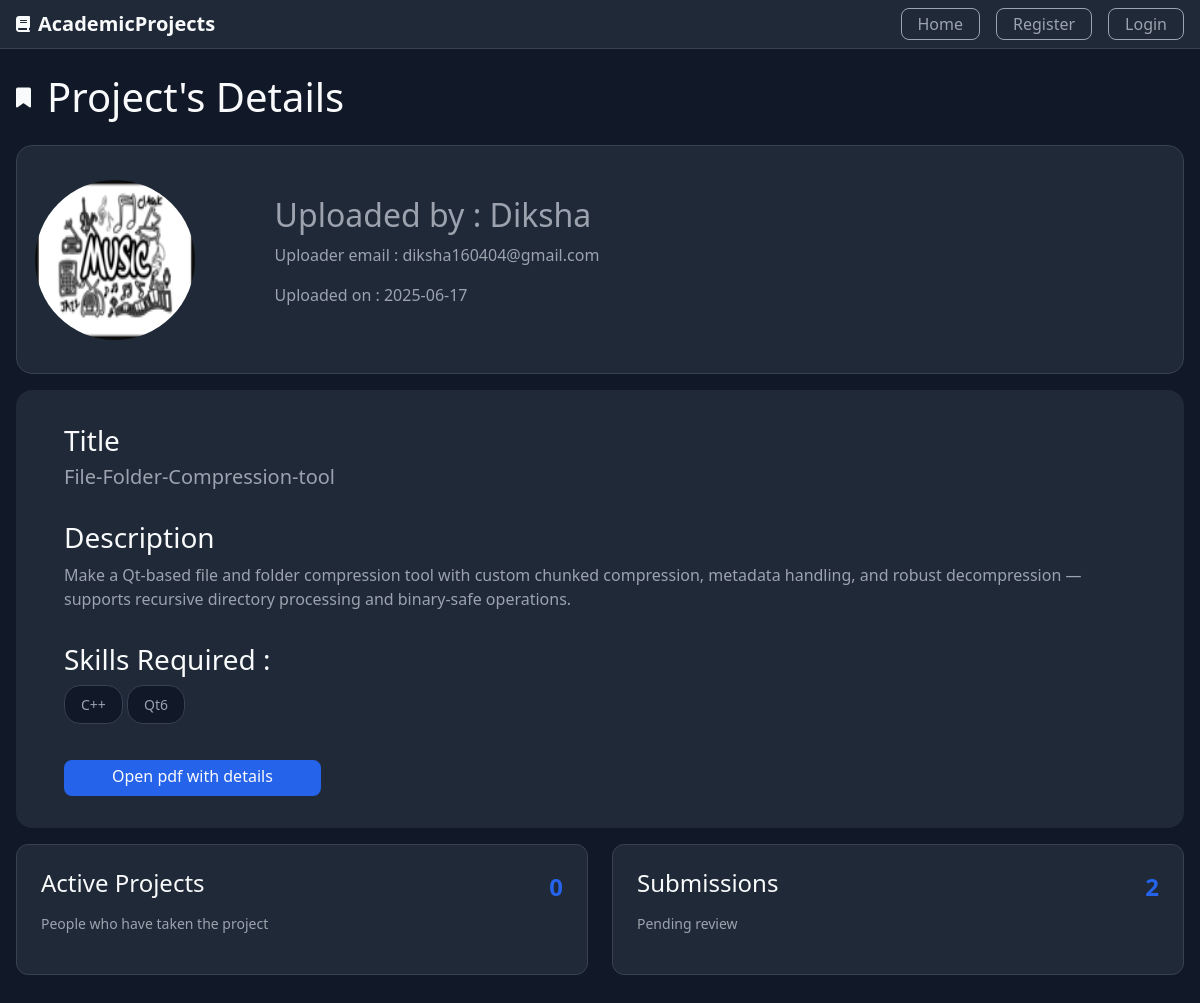
Page /project/details/12 on the committed database.
### Project/models.py (models this page shows, shortened)
class User(db.Model,UserMixin):
    id=db.Column(db.Integer,primary_key=True)
    username=db.Column(db.String(30),unique=True,nullable=False)
    email=db.Column(db.String(30),unique=True,nullable=False)
    password=db.Column(db.String(80),unique=False,nullable=False)
    total_projects=db.Column(db.Integer,nullable=False,default=0)
    total_projects_taken=db.Column(db.Integer,nullable=False,default=0)
    total_projects_submitted=db.Column(db.Integer,nullable=False,default=0)
    total_projects_evaluated=db.Column(db.Integer,nullable=False,default=0)
    profile_picture=db.Column(db.String(80),nullable=False,default="default.png")
    role=db.Column(db.String(80),nullable=False)
    project=db.relationship("Project",backref="user",lazy=True,cascade="all,delete")
    submission=db.relationship("Submission",backref="user",lazy=True,cascade="all,delete")
    evaluation=db.relationship("Evaluation",backref="user",lazy=True,cascade="all,delete")
    project_taken=db.relationship("Project_Taken",backref="user",lazy=True,cascade="all,delete")

class Project(db.Model):
    id=db.Column(db.Integer,primary_key=True)
    title=db.Column(db.String(100),nullable=False)
    description=db.Column(db.Text,nullable=False)
    skills=db.Column(db.Text,nullable=False)
    descriptive_pdf=db.Column(db.String(80),nullable=False,default='No pdf')
    user_count=db.Column(db.Integer,nullable=False,default=0)
    created_at=db.Column(db.DateTime,nullable=False,default=datetime.utcnow)
    created_by=db.Column(db.Integer,db.ForeignKey('user.id'))
    submission=db.relationship('Submission',backref='project',lazy=True,cascade="all,delete")
    evaluation=db.relationship('Evaluation',backref='project',lazy=True,cascade="all,delete")
    project_taken_by=db.relationship('Project_Taken',backref='project',lazy=True,cascade="all,delete")

### Project/routes.py (the view)
@app.route("/project/details/<int:project_id>",methods=['GET','POST'])
def project_details(project_id):
    project=Project.query.get(project_id)
    img_src=url_for("static",filename="/profile_pics/"+project.user.profile_picture)
    pdf=url_for("static",filename="/project_details/"+project.descriptive_pdf)
    return render_template("project_details.html",user=project.user,img_src=img_src,project=project,pdf=pdf)

### Project/templates/project_details.html
{% extends "layout.html" %}
{% block content %}
    <main class="container dashboard">
        <div class="details-head">
            <i class="fa-solid fa-bookmark fa-lg"></i>
            <h1>Project's Details</h1>
        </div>
        <div class="details-header">
            <div class="profile-header-details">
                <img class="rounded-circle account-img img-profile" src="{{img_src}}">
                <div class="details">
                    <h2>Uploaded by : {{user.username}}</h2>
                    <p>Uploader email : {{user.email}}</p>
                    <p>Uploaded on : {{project.created_at.strftime("%Y-%m-%d")}}</p>
                </div>
            </div>
        </div>
        <div class="info-header">
            <div class="info-section">
                <h3>Title</h3>
                <h5>{{project.title}}</h5>
            </div>
            <div class="info-section">
                <h3>Description</h3>
                <div>{{project.description}}</div>
            </div>
            <div class="info-section skills">
                <h3>Skills Required : </h3>
                <ul>
                    {% for i in project.skills.split(',') %}
                    <li>{{i.strip()}}</li>
                    {% endfor %}
                </ul>
            </div>
            <div class="info-section">
                {% if project.descriptive_pdf == "No pdf" %}
                    <a class="btn btn-dark info-btn" href="{{url_for('project_details',project_id=project.id)}}" target="_blank">No pdf uploaded by the teacher</a>
                {% else %}
                    <a class="button button-diff info-btn" href="{{pdf}}" target="_blank">Open pdf with details</a>
                {% endif %}
            </div>
        </div>
        <div class="proj-grid">
      <div class="proj-card">
        <div class="proj-content">
          <h4>Active Projects</h4>
          <span class="proj-number">{{project.user_count}}</span>
        </div>
        <p>People who have taken the project</p>
      </div>
      <div class="proj-card">
        <div class="proj-content">
          <h4>Submissions</h4>
          <span class="proj-number">{{project.submission|length}}</span>
        </div>
        <p>Pending review</p>
      </div>
    </div>
    </main>
{% endblock content %}

### Project/static/styles.css (style rules this page uses)
:root { --color-bg: #111827; --color-bg-secondary: #1f2937; --color-text: #f9fafb; --color-text-secondary: #9ca3af; --color-border: #374151; --color-primary: #2563eb; --color-primary-hover: #1d4ed8; --color-success: #065f46; --color-success-text: #a7f3d0; }
* { margin: 0; padding: 0; box-sizing: border-box; }
body { font-family: system-ui, -apple-system, sans-serif; background-color: var(--color-bg); color: var(--color-text); line-height: 1.5; }
.container { max-width: 1280px; margin: 0 auto; padding: 0 1rem; }
.dashboard h1 { margin-top: 1.5rem; color: var(--color-text); margin-bottom: 1.5rem; }
.button { color: var(--color-text-secondary); text-decoration: none; display: flex; justify-content: center; align-items: center; height: 2rem; padding: 0.125rem 1rem; border-radius: 0.5rem; border: solid 0.1rem; border-color: var(--color-text-secondary); transition: all 0.2s; }
.button-diff { color: var(--color-text); border: 0; height:2.25rem; margin-left: 0.5rem; background-color: var(--color-primary); }
.skills ul { list-style: none; margin-bottom: 1rem; }
.skills li { color: var(--color-text-secondary); font-size: 0.875rem; margin-bottom: 0.25rem; background-color: var(--color-bg); display: inline-block; padding: 0.5rem 1rem 0.5rem 1rem; border: solid 1px var(--color-border); border-radius: 1rem; }
.details { display: flex; margin-left: 5rem; flex-direction: column; justify-content: center; color: var(--color-text-secondary); }
.proj-grid { display: grid; grid-template-columns: repeat(auto-fit, minmax(200px, 1fr)); gap: 1.5rem; margin-bottom: 2rem; }
.proj-card { background-color: var(--color-bg-secondary); padding: 1.5rem; border-radius: 0.75rem; border: 1px solid var(--color-border); }
.proj-content { display: flex; justify-content: space-between; align-items: center; margin-bottom: 0.5rem; }
.proj-number { font-size: 1.5rem; font-weight: bold; color: var(--color-primary); }
.proj-card p { color: var(--color-text-secondary); font-size: 0.875rem; }
.img-profile { width: 10rem; height: 10rem }
.details-head { display: flex; align-items: center; }
.details-head i { margin-right: 1rem; }
.details-header { background-color: var(--color-bg-secondary); padding: 0.1rem; border: 1px solid var(--color-border); border-radius: 1rem; margin-bottom: 1rem; }
.profile-header-details { margin: 2rem 0 2rem 1rem; display: flex; }
.info-header { background-color: var(--color-bg-secondary); color: var(--color-text-secondary); padding: 0.1rem 3rem 1rem 3rem; border-radius: 1rem; margin-bottom: 1rem; }
.info-header h3 { color: var(--color-text); }
.info-section { margin-top: 2rem; }
.info-btn { display: inline-block; padding:0.25rem 3rem 0.25rem 3rem; margin: 0; margin-bottom: 1rem; }

### rows in the picture
User: username "Diksha", email "diksha160404@gmail.com"
Project: created_at "2025-06-17", title "File-Folder-Compression-tool", description "Make a Qt-based file and folder compression tool with custom chunked compression, metadata handling, and robust decompression — supports recursive directory processing and binary-safe operations.", user_count "0"

### other values in the picture
{{ i.strip() }} "C++" "Qt6"
{{ project.submission|length }} "2"
